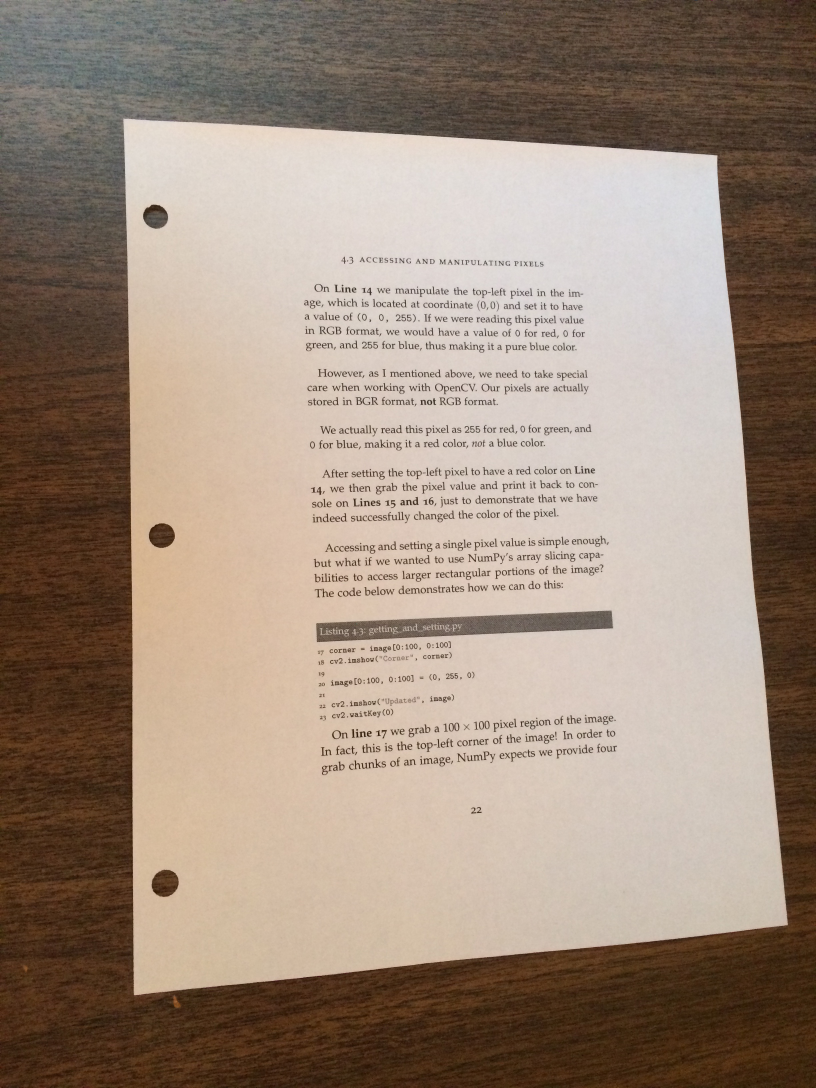
#> input picture input/page.jpg, 2448 x 3264 px (shown at 1/3 size)
$ python -i hough_line_corner_detector.py   (imports and definitions only)   (older library calls are emulated)
#> lines starting #> are read from the running program, lines starting #| are printed output that depends on the picture; after the words box and inside, x2 and y2 are one past the last pixel; in counts of white or black regions, pixels touching at a corner belong together
#> further down, picture is the input picture: shape (3264, 2448, 3); mean B, G, R 123.7, 138.6, 156.7
### ocr/processors.py
import cv2
import math
from scipy import ndimage
import numpy as np


class RotationCorrector:
    def __init__(self, output_process=False):
        self.output_process = output_process

    # [24 lines left out: function __call__, not called in this run]


class Resizer:
    """Resizes image.

    Params
    ------
    image   is the image to be resized
    height  is the height the resized image should have.
            Width is changed by similar ratio.

    Returns
    -------
    Resized image
    """

    def __init__(self, height=1280, output_process=False):
        self._height = height
        self.output_process = output_process

    # [10 lines left out: function __call__, not called in this run]


class OtsuThresholder:
    """Thresholds image by using the otsu method

    Params
    ------
    image   is the image to be Thresholded

    Returns
    -------
    Thresholded image
    """

    # [16 lines left out: functions __init__, __call__, not called in this run]


class FastDenoiser:
    """Denoises image by using the fastNlMeansDenoising method

    Params
    ------
    image       is the image to be Thresholded
    strength    the amount of denoising to apply

    Returns
    -------
    Denoised image
    """

    def __init__(self, strength=7, output_process=False):
        self._strength = strength
        self.output_process = output_process

    # [5 lines left out: function __call__, not called in this run]


class Closer:
    def __init__(self, kernel_size=3, iterations=10, output_process=False):
        self._kernel_size = kernel_size
        self._iterations = iterations
        self.output_process = output_process

    def __call__(self, image):
        kernel = cv2.getStructuringElement(
            cv2.MORPH_ELLIPSE, (self._kernel_size, self._kernel_size)
        )
        closed = cv2.morphologyEx(
            image, cv2.MORPH_CLOSE, kernel, iterations=self._iterations
        )

        if self.output_process:
            cv2.imwrite("output/closed.jpg", closed)
        return closed


class Opener:
    # [16 lines left out: functions __init__, __call__, not called in this run]


class EdgeDetector:
    def __init__(self, output_process=False):
        self.output_process = output_process

    def __call__(self, image, thresh1=50, thresh2=150, apertureSize=3):
        edges = cv2.Canny(image, thresh1, thresh2, apertureSize=apertureSize)
        if self.output_process:
            cv2.imwrite("output/edges.jpg", edges)
        return edges


class SharpenAndDilate:
    # [48 lines left out: functions __init__, __call__, _sharpened_and_dialated, not called in this run]

### ocr/hough_line_corner_detector.py
import cv2
import numpy as np
from ocr.processors import Closer, EdgeDetector
from sklearn.cluster import KMeans
from collections import defaultdict
import itertools


class HoughLineCornerDetector:
    def __init__(
        self,
        rho_acc=2,
        theta_acc=360,
        thresh=100,
        output_process=True
    ):

        self.rho_acc = rho_acc
        self.theta_acc = theta_acc
        self.thresh = thresh
        self.output_process = output_process
        self._preprocessor = [
            Closer(output_process=output_process),
            EdgeDetector(output_process=output_process),
        ]

    def __call__(self, image):
        # Step 1: Process for edge detection
        self._image = image
        self._n = max(self._image.shape[0], self._image.shape[1])

        for processor in self._preprocessor:
            self._image = processor(self._image)
#> this loop made 2 passes
#> pass 1, in __call__, `closed = cv2.morphologyEx( image, cv2.MORPH_CLOSE, kernel, iterations=..`:
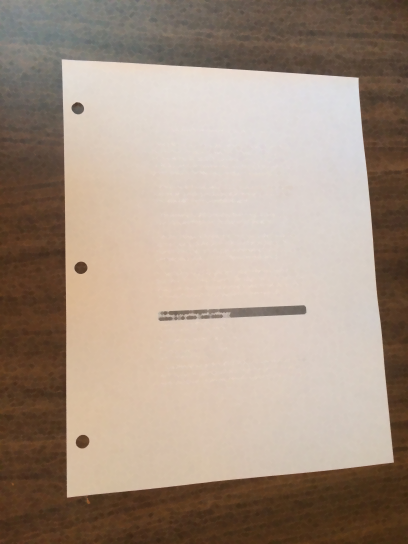
#> closed: shape (3264, 2448, 3) (shown at 1/6 size); mean B, G, R 131.5, 146.5, 164.5
#> pass 2, in __call__, `edges = cv2.Canny(image, thresh1, thresh2, apertureSize=apertureSize)`:
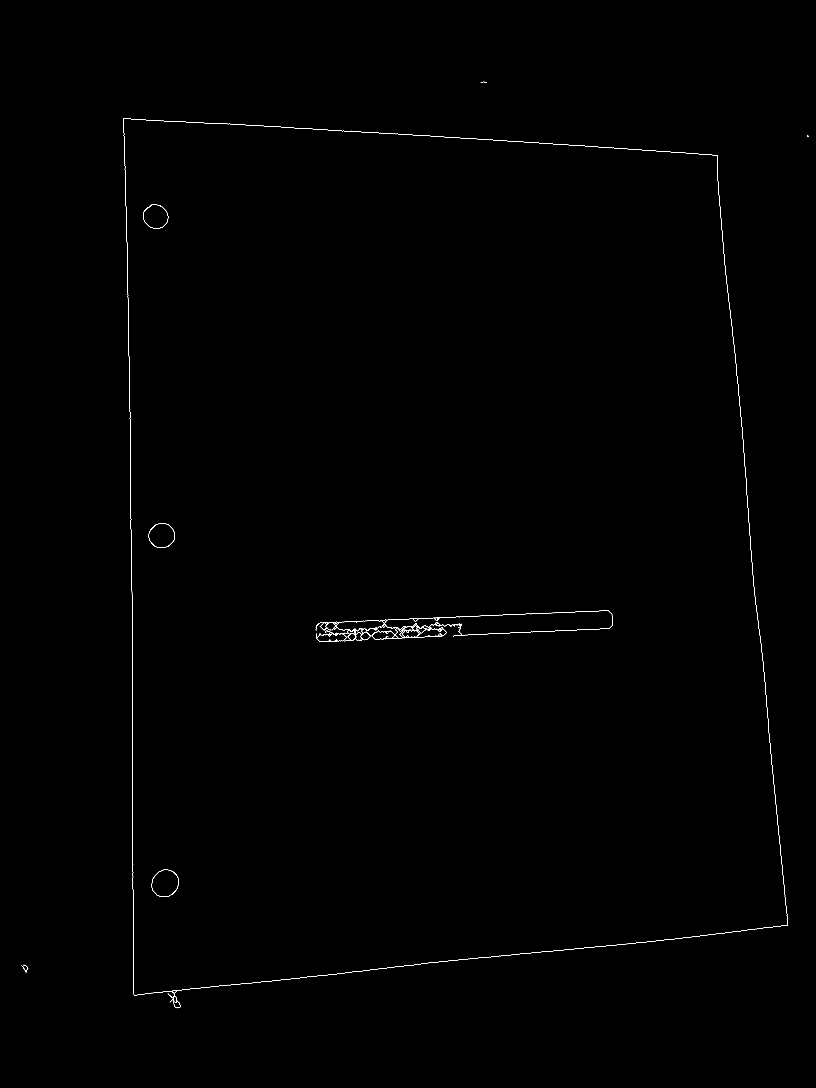
#> edges: shape (3264, 2448) (shown at 1/3 size); 0.18% white in thin lines or dots, all inside (x1, y1, x2, y2) = (64, 245, 2425, 3025)

        # Step 2: Get hough lines
        self._lines = self._get_hough_lines()
        self._segmented_lines = self._segment_by_angle_kmeans()

        # Step 3: Get intersection points
        self._intersections = self._get_intersections()

        # Step 4: Get Quadrilaterals
        return self._find_quadrilaterals()

    def _get_hough_lines(self):
        """
        Extract straight lines from image using Hough Transform.

        Returns
        ----------
        array containing rho and theta of lines (Hess Norm formulation)
        """
        lines = cv2.HoughLines(
            self._image, self.rho_acc, np.pi / self.theta_acc, self.thresh
        )
#> lines = 249 rows, first 8: [3010, 1.47], [-376, 3.13], [328, 1.63], [396, 0], [-2086, 3.05], [2998, 1.47], [1908, 1.53], [-368, 3.12]
        if self.output_process:
            self._draw_hough_lines(lines)

        return lines

    def _draw_hough_lines(self, lines):
        hough_line_output = self._get_color_image()
        n = self._n

        for line in lines:
            rho, theta = line[0]
            a, b = np.cos(theta), np.sin(theta)
            x0, y0 = a * rho, b * rho
            x1 = int(x0 + n * (-b))
            y1 = int(y0 + n * (a))
            x2 = int(x0 - n * (-b))
            y2 = int(y0 - n * (a))

            cv2.line(hough_line_output, (x1, y1), (x2, y2), (0, 0, 255), 2)
#> this loop made 249 passes
#> (rho, theta, a, b, x0, y0, x1, y1) on passes 1 to 3: (3010, 1.47, 0.105, 0.995, 314.6, 2993.5, -2931, 3334), (-376, 3.13, -1, 0.00873, 376, -3.28, 347, -3267), (328, 1.63, -0.061, 0.998, -20.02, 327.4, -3277, 128)
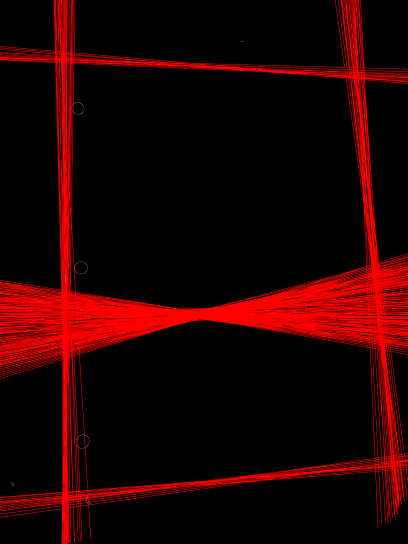
#> hough_line_output: shape (3264, 2448, 3) (shown at 1/6 size); mean B, G, R 0, 0, 34.7
#> in __call__, `self._lines = self._get_hough_lines()`: self._lines has the same summary as lines in _get_hough_lines

        cv2.imwrite("output/hough_line.jpg", hough_line_output)

    def _segment_by_angle_kmeans(self, k=2, **kwargs):
        """Groups lines based on angle with k-means.

        Uses k-means on the coordinates of the angle on the unit circle
        to segment `k` angles inside `lines`.
        """
#> called with k = 2

        lines = self._lines

        # Define criteria = (type, max_iter, epsilon)
        default_criteria_type = (
            cv2.TERM_CRITERIA_EPS + cv2.TERM_CRITERIA_MAX_ITER
        )
#> default_criteria_type = 3

        criteria = kwargs.get("criteria", (default_criteria_type, 10, 1.0))
#> criteria = (3, 10, 1)
        flags = kwargs.get("flags", cv2.KMEANS_RANDOM_CENTERS)
#> flags = 0
        attempts = kwargs.get("attempts", 10)

        # returns angles in [0, pi] in radians
        angles = np.array([line[0][1] for line in lines])
#> angles = 249 values, max 3.13 at index 1, min 0 at index 3, mean 1.69
        # multiply the angles by two and find coordinates of that angle
        pts = np.array(
            [[np.cos(2 * angle), np.sin(2 * angle)] for angle in angles],
            dtype=np.float32,
        )
#> pts = 249 pairs, first value -1 to 1, second value -0.342 to 0.559

        # run kmeans on the coords
        labels, centers = cv2.kmeans(
            pts, k, None, criteria, attempts, flags)[1:]
#> labels = 249 values, max 1 at index 1, min 0 at index 0, mean 0.217; centers = [[-0.966, 0.0943], [0.99, -0.102]]
        labels = labels.reshape(-1)  # transpose to row vec

        # segment lines based on their kmeans label
        segmented = defaultdict(list)
        for i, line in zip(range(len(lines)), lines):
            segmented[labels[i]].append(line)
#> this loop made 249 passes
        segmented = list(segmented.values())
        return segmented

    def _get_intersections(self, k=2):
        """Finds the intersections between groups of lines."""
#> called with k = 2
        segmented_lines = self._segmented_lines
        intersections = []

        group_lines = list(itertools.product(
            segmented_lines[0], segmented_lines[1]))

        for line_i, line_j in group_lines:
            int_point = self._intersection(line_i, line_j)
            intersections.append(int_point)

        if self.output_process:
            self._draw_intersections(intersections)

        return intersections

    def _find_quadrilaterals(self):
        X = np.array([[point[0][0], point[0][1]]
                      for point in self._intersections])

        kmeans = KMeans(
            n_clusters=4,
            init="k-means++",
            max_iter=100,
            n_init=10,
            random_state=0
        ).fit(X)

        if self.output_process:
            self._draw_quadrilaterals(self._lines, kmeans)

        return [[center.tolist()] for center in kmeans.cluster_centers_]

    def _draw_quadrilaterals(self, lines, kmeans):
        grouped_output = self._get_color_image()
        n = self._n

        for idx, line in enumerate(lines):
            rho, theta = line[0]
            a, b = np.cos(theta), np.sin(theta)
            x0, y0 = a * rho, b * rho
            x1 = int(x0 + n * (-b))
            y1 = int(y0 + n * (a))
            x2 = int(x0 - n * (-b))
            y2 = int(y0 - n * (a))

            cv2.line(grouped_output, (x1, y1), (x2, y2), (0, 0, 255), 2)

        for point in kmeans.cluster_centers_:
            x, y = point

            cv2.circle(grouped_output, (int(x), int(y)), 5, (255, 255, 255), 5)

        cv2.imwrite("output/grouped_quads.jpg", grouped_output)

    # [9 lines left out: function _get_angle_between_lines, not called in this run]

    def _intersection(self, line1, line2):
        """Finds the intersection of two lines given in Hesse normal form.

        Returns closest integer pixel locations.
        See https://stackoverflow.com/a/383527/5087436
        """
        rho1, theta1 = line1[0]
        rho2, theta2 = line2[0]

        A = np.array(
            [[np.cos(theta1), np.sin(theta1)], [
                np.cos(theta2), np.sin(theta2)]]
        )

        b = np.array([[rho1], [rho2]])
        x0, y0 = np.linalg.solve(A, b)
        x0, y0 = int(np.round(x0)), int(np.round(y0))
        return [[x0, y0]]

    def _draw_intersections(self, intersections):
        intersection_point_output = self._get_color_image()
        n = self._n

        for line in self._lines:
            rho, theta = line[0]
            a = np.cos(theta)
            b = np.sin(theta)
            x0 = a * rho
            y0 = b * rho
            x1 = int(x0 + n * (-b))
            y1 = int(y0 + n * (a))
            x2 = int(x0 - n * (-b))
            y2 = int(y0 - n * (a))

            cv2.line(intersection_point_output,
                     (x1, y1), (x2, y2), (0, 0, 255), 2)

        for point in intersections:
            x, y = point[0]

            cv2.circle(intersection_point_output,
                       (x, y), 5, (255, 255, 127), 5)
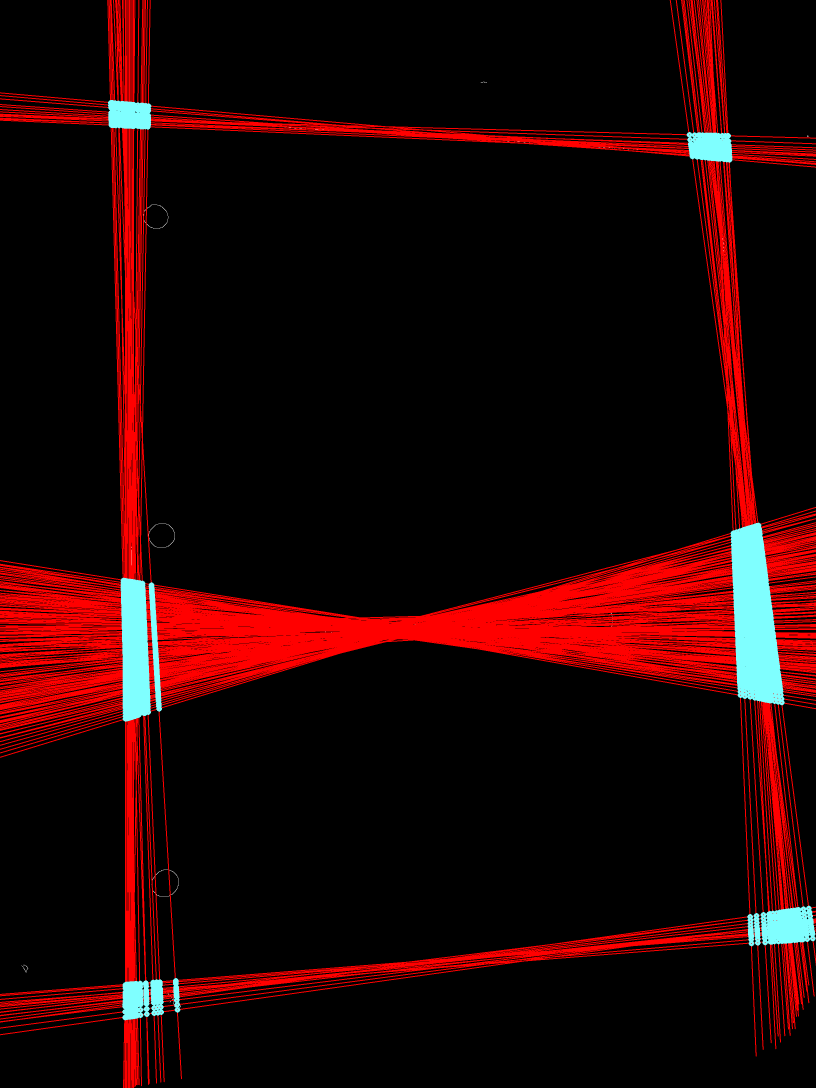
#> intersection_point_output: shape (3264, 2448, 3) (shown at 1/3 size); mean B, G, R 4.9, 4.9, 33.3

        cv2.imwrite("output/intersection_point_output.jpg",
                    intersection_point_output)

    def _get_color_image(self):
        return cv2.cvtColor(self._image.copy(), cv2.COLOR_GRAY2RGB)

>>> import cv2
>>> picture = cv2.imread('../input/page.jpg')
>>> result = HoughLineCornerDetector()(picture)
#> the loop in _draw_quadrilaterals, `for idx, line in enumerate(lines):` made 249 passes
